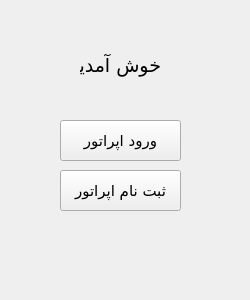
<?xml version="1.0" encoding="UTF-8"?>
<ui version="4.0">
 <class>Form</class>
 <widget class="QWidget" name="Form">
  <property name="geometry">
   <rect>
    <x>0</x>
    <y>0</y>
    <width>250</width>
    <height>300</height>
   </rect>
  </property>
  <property name="windowTitle">
   <string>welcome</string>
  </property>
  <widget class="QLabel" name="label">
   <property name="geometry">
    <rect>
     <x>80</x>
     <y>50</y>
     <width>81</width>
     <height>31</height>
    </rect>
   </property>
   <property name="font">
    <font>
     <family>B Nazanin</family>
     <pointsize>14</pointsize>
    </font>
   </property>
   <property name="text">
    <string>خوش آمدید</string>
   </property>
  </widget>
  <widget class="QPushButton" name="signinbutton">
   <property name="geometry">
    <rect>
     <x>60</x>
     <y>120</y>
     <width>121</width>
     <height>41</height>
    </rect>
   </property>
   <property name="font">
    <font>
     <family>B Nazanin</family>
     <pointsize>11</pointsize>
    </font>
   </property>
   <property name="text">
    <string>ورود اپراتور</string>
   </property>
  </widget>
  <widget class="QPushButton" name="signupbutton">
   <property name="geometry">
    <rect>
     <x>60</x>
     <y>170</y>
     <width>121</width>
     <height>41</height>
    </rect>
   </property>
   <property name="font">
    <font>
     <family>B Nazanin</family>
     <pointsize>11</pointsize>
    </font>
   </property>
   <property name="text">
    <string>ثبت نام اپراتور</string>
   </property>
  </widget>
 </widget>
 <resources/>
 <connections/>
</ui>
